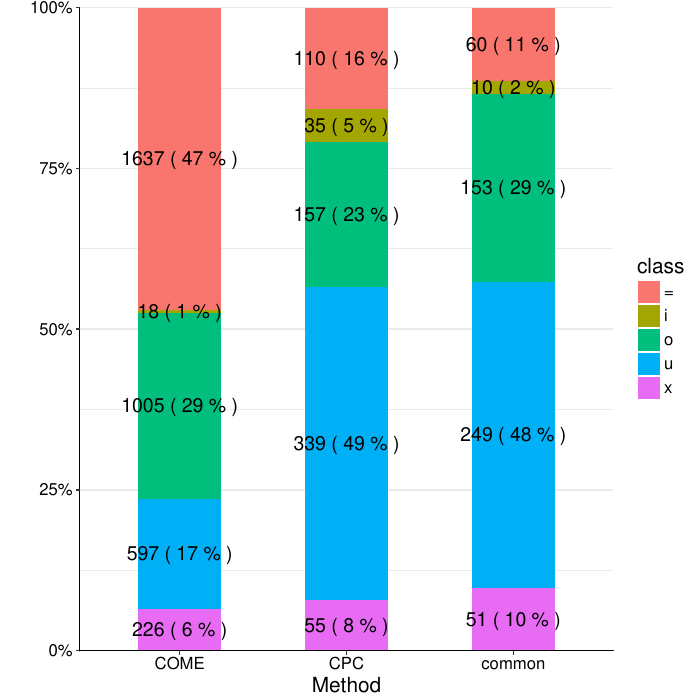

This figure's R source:
library(ggplot2)
library(plyr)
library(reshape)
library(scales)
aa<-read.table("COME_out/lncrna_geneid_class")
bb<-read.table("~/personaldata/lncRNA_20161105/cuffNAA/cuffNAA-CPC_left.del.class")
common<-read.table("common_COME_CPC_class")
cc<-as.data.frame(table(aa$V2))
dd<-as.data.frame(table(bb$V2))
common_data<-as.data.frame(table(common$V2))
cc$Freq2<-as.factor(dd$Freq)
cc$Freq3<-as.factor(common_data$Freq)
colnames(cc)<-c("class","COME","CPC","common")
nn<-melt(cc,id.vars=c("class"))
nn$value<-as.numeric(nn$value)
for(i in 1:15){
	if(nn$variable[i]=="COME"){
	nn$percentage[i]<-round(nn$value[i]/sum(nn[nn$variable=="COME",]$value), digits = 2)
	}else if(nn$variable[i]=="CPC"){
	nn$percentage[i]<-round(nn$value[i]/sum(nn[nn$variable=="CPC",]$value), digits = 2)
	}else{
	nn$percentage[i]<-round(nn$value[i]/sum(nn[nn$variable=="common",]$value), digits = 2)}
}

pdf("percentage_class.pdf")
ggplot(nn,aes(x = variable, y = value,fill = class)) +
	 theme_bw() + 
	 theme(panel.border= element_blank(), text = element_text(size=15))+
	 theme(axis.line.x = element_line(color="black"),
	       axis.line.y = element_line(color="black"),
		   axis.text = element_text(color="black")) +
     geom_bar(position = "fill",stat = "identity",width = .5) +
	 xlab("Method") +
	 ylab("") +
     scale_y_continuous(labels = percent_format(), expand = c(0, 0)) +
	 geom_text(aes(label = paste(value,"(",percentage*100,"%",")")), position=position_fill(vjust = 0.5), size=5)
dev.off()
